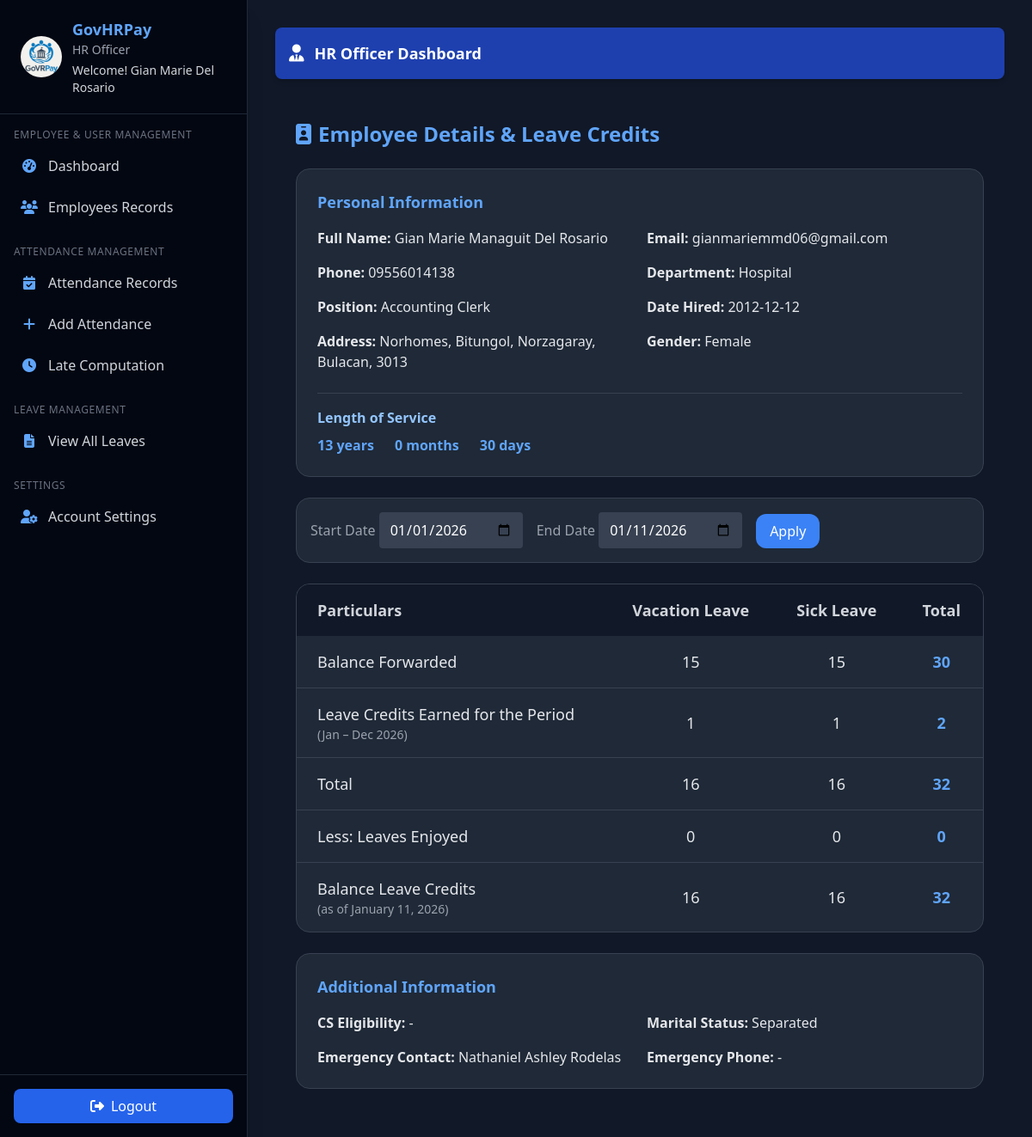
Before: /hr/officer/employee/1/view (signed in) with the older database file.
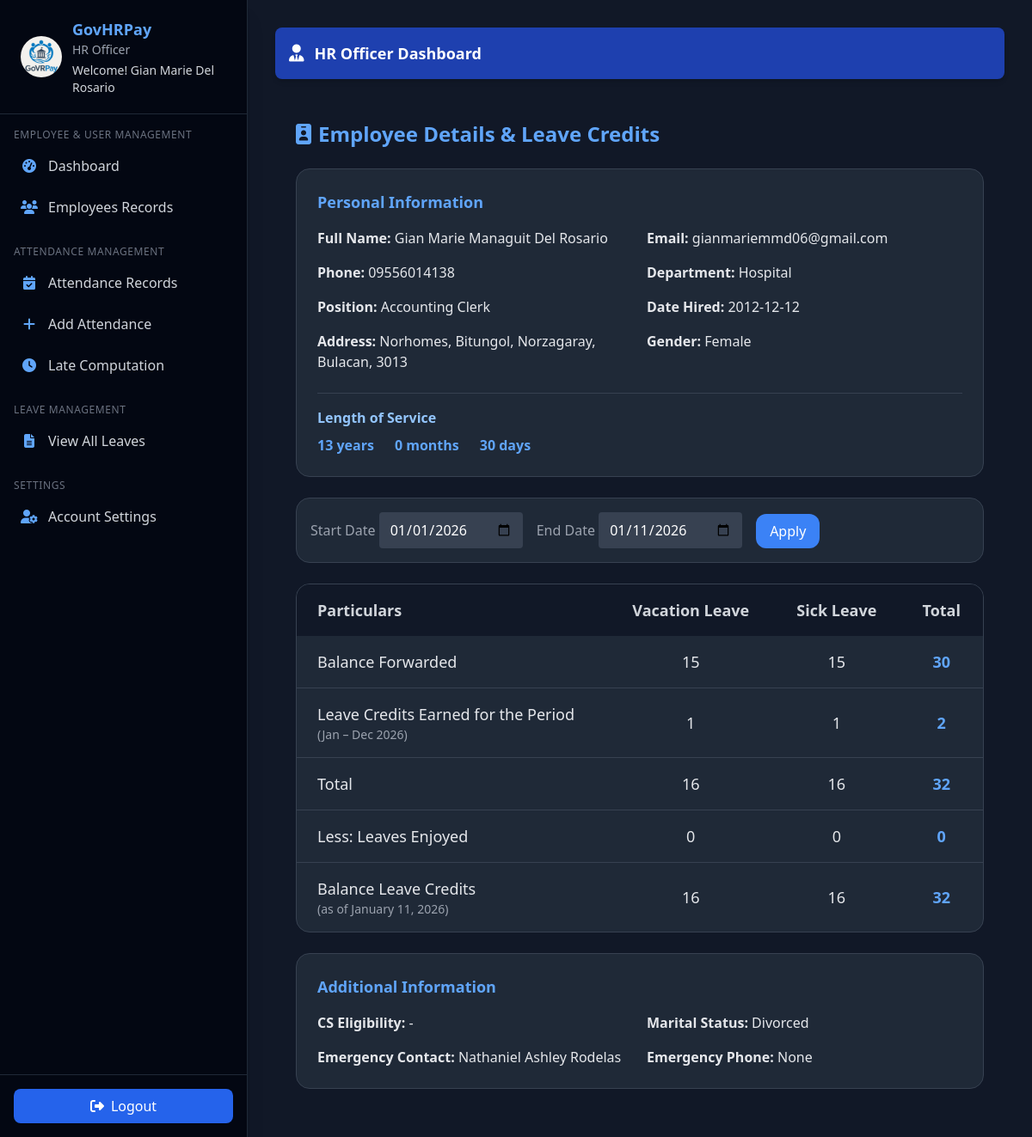
After: the same page with the newer database file.
### hr_system/hr/models/hr_models.py (models this page shows, shortened)
class Employee(db.Model):
    __tablename__ = "employee"
    id = db.Column(db.Integer, primary_key=True)
    employee_id = db.Column(db.String(20), unique=True, nullable=False)
    user_id = db.Column(db.Integer, db.ForeignKey('user.id', name='fk_employee_user_id'), unique=True)
    department_id = db.Column(db.Integer, db.ForeignKey('department.id', name='fk_employee_department_id'))
    position_id = db.Column(db.Integer, db.ForeignKey('position.id', name='fk_employee_position_id'))
    first_name = db.Column(db.String(100), nullable=False)
    last_name = db.Column(db.String(100), nullable=False)
    middle_name = db.Column(db.String(100))
    email = db.Column(db.String(150), unique=True, nullable=False)
    phone = db.Column(db.String(20))
    barangay = db.Column(db.String(100))
    municipality = db.Column(db.String(100))
    province = db.Column(db.String(100))
    postal_code = db.Column(db.String(10))
    street_address = db.Column(db.String(255))
    salary = db.Column(db.Float)
    date_hired = db.Column(db.Date, nullable=False)
    date_of_birth = db.Column(db.Date)
    gender = db.Column(db.String(10))
    marital_status = db.Column(db.String(20))
    emergency_contact = db.Column(db.String(100))
    emergency_phone = db.Column(db.String(20))
    status = db.Column(db.String(20), default="Active")
    archived = db.Column(db.Boolean, default=False)
    archived_at = db.Column(db.DateTime)
    cs_eligibility = db.Column(db.String(50))
    created_at = db.Column(db.DateTime, default=datetime.utcnow)
    updated_at = db.Column(db.DateTime, default=datetime.utcnow, onupdate=datetime.utcnow)
    user = db.relationship("User", back_populates="employee_profile", uselist=False)
    department = db.relationship("Department", back_populates="employees", foreign_keys=[department_id])
    position = db.relationship("Position", back_populates="employees", foreign_keys=[position_id])
    attendances = db.relationship("Attendance", back_populates="employee", lazy=True)
    leaves = db.relationship("Leave", back_populates="employee", lazy=True)
    leave_credits = db.relationship("LeaveCredit", back_populates="employee", lazy=True)
    payrolls = db.relationship("Payroll", back_populates="employee", lazy=True)
    payslips = db.relationship("Payslip", back_populates="employee", lazy=True)
    employee_deductions = db.relationship("EmployeeDeduction", back_populates="employee", lazy=True, cascade="all, delete-orphan")
    employee_allowances = db.relationship("EmployeeAllowance", back_populates="employee", lazy=True, cascade="all, delete-orphan")
    employment_type_id = db.Column(db.Integer, db.ForeignKey("employment_type.id", name="fk_employee_employment_type_id"))
    employment_type = db.relationship("EmploymentType", back_populates="employees", foreign_keys=[employment_type_id])
    deductions = db.relationship(
        "Deduction",
        secondary="employee_deductions",
        viewonly=True,
        lazy="joined"
    )
    allowances = db.relationship(
        "Allowance",
        secondary="employee_allowances",
        viewonly=True,
        lazy="joined"
    )
    def get_full_name(self):
        return f"{self.first_name} {self.middle_name or ''} {self.last_name}".strip()
    def get_full_address(self):
        parts = [self.street_address, self.barangay, self.municipality, self.province, self.postal_code]
        return ', '.join([p for p in parts if p])
    def get_working_duration(self):
        if not self.date_hired:
            return "0 years, 0 months, 0 days"
        today = date.today()
        start = self.date_hired
        years = today.year - start.year
        months = today.month - start.month
        days = today.day - start.day
        if days < 0:
            months -= 1
            from calendar import monthrange
            prev_month = (today.month - 1) or 12
            prev_year = today.year if today.month != 1 else today.year - 1
            days_in_prev_month = monthrange(prev_year, prev_month)[1]
            days += days_in_prev_month
        if months < 0:
            years -= 1
            months += 12
        return f"{years} years, {months} months, {days} days"

### hr_system/hr/routes/hr_officer_routes.py (the view)
@hr_officer_bp.route("/employee/<int:employee_id>/view")
@login_required
def view_employee(employee_id):
    employee = Employee.query.get_or_404(employee_id)
    today = date.today()
    start_date_str = request.args.get("start_date")
    end_date_str = request.args.get("end_date")
    start_date = (
        datetime.strptime(start_date_str, "%Y-%m-%d").date()
        if start_date_str else date(today.year, 1, 1)
    )
    end_date = (
        datetime.strptime(end_date_str, "%Y-%m-%d").date()
        if end_date_str else today
    )
    BASE_VACATION = 15
    BASE_SICK = 15
    months = max(
        (end_date.year - start_date.year) * 12 +
        (end_date.month - start_date.month) + 1,
        0
    )
    earned_vac = months
    earned_sick = months
    used_vac = sum(
        l.days_requested for l in employee.leaves
        if l.status == "Approved"
        and l.leave_type.name.lower() == "vacation"
        and start_date <= l.start_date <= end_date
    )
    used_sick = sum(
        l.days_requested for l in employee.leaves
        if l.status == "Approved"
        and l.leave_type.name.lower() == "sick"
        and start_date <= l.start_date <= end_date
    )
    total_vac = BASE_VACATION + earned_vac
    total_sick = BASE_SICK + earned_sick
    balance_vac = max(total_vac - used_vac, 0)
    balance_sick = max(total_sick - used_sick, 0)
    leave_table = [
        {
            "particulars": "Balance Forwarded",
            "vacation": BASE_VACATION,
            "sick": BASE_SICK,
            "total": BASE_VACATION + BASE_SICK
        },
        {
            "particulars": "Leave Credits Earned for the Period",
            "vacation": earned_vac,
            "sick": earned_sick,
            "total": earned_vac + earned_sick,
            "type": "earned"
        },
        {
            "particulars": "Total",
            "vacation": total_vac,
            "sick": total_sick,
            "total": total_vac + total_sick
        },
        {
            "particulars": "Less: Leaves Enjoyed",
            "vacation": used_vac,
            "sick": used_sick,
            "total": used_vac + used_sick
        },
        {
            "particulars": "Balance Leave Credits",
            "vacation": balance_vac,
            "sick": balance_sick,
            "total": balance_vac + balance_sick,
            "type": "balance"
        },
    ]
    return render_template(
        "hr/officer/officer_employee.html",
        employee=employee,
        leave_table=leave_table,
        start_date=start_date,
        end_date=end_date,
        today=today
    )

### hr_system/hr/__init__.py (called while the page is built)
@login_manager.user_loader
def load_user(user_id):
    return User.query.get(int(user_id))

### hr_system/hr/models/user.py (called while the page is built)
    def get_full_name(self):
        return f"{self.first_name} {self.last_name}"

### templates/hr/officer/officer_employee.html (shortened to what the changed rows need)
{% extends 'hr/officer/officer_base.html' %}
{% block content %}
<main class="p-4 md:p-6 space-y-6">
  <h1 class="text-2xl font-semibold text-blue-400 flex items-center gap-2">
    <i class="fa-solid fa-id-badge"></i>
    Employee Details & Leave Credits
  </h1>
  <div class="bg-gray-800 p-6 rounded-2xl border border-gray-700">
    <h2 class="text-lg font-semibold text-blue-400 mb-4">Personal Information</h2>
    <div class="grid grid-cols-1 md:grid-cols-2 gap-4 text-gray-200 text-base">
      <div><span class="font-semibold">Full Name:</span> {{ employee.get_full_name() }}</div>
      <div><span class="font-semibold">Email:</span> {{ employee.email }}</div>
      <div><span class="font-semibold">Phone:</span> {{ employee.phone or '-' }}</div>
      <div><span class="font-semibold">Department:</span> {{ employee.department.name if employee.department else '-' }}</div>
      <div><span class="font-semibold">Position:</span> {{ employee.position.name if employee.position else '-' }}</div>
      <div>
        <span class="font-semibold">Date Hired:</span>
        {{ employee.date_hired.strftime('%Y-%m-%d') if employee.date_hired else '-' }}
      </div>
      <div><span class="font-semibold">Address:</span> {{ employee.get_full_address() or '-' }}</div>
      <div><span class="font-semibold">Gender:</span> {{ employee.gender or '-' }}</div>
    </div>
        {% set years, months, days = employee.get_working_duration().split(',') %}
  </div>
  <div class="overflow-x-auto bg-gray-800 rounded-2xl border border-gray-700">
    <table class="min-w-full text-lg text-gray-200">
      <thead class="bg-gray-900">
        <tr>
          <th class="px-6 py-4 text-left text-gray-300">Particulars</th>
          <th class="px-6 py-4 text-center text-gray-300">Vacation Leave</th>
          <th class="px-6 py-4 text-center text-gray-300">Sick Leave</th>
          <th class="px-6 py-4 text-center text-gray-300">Total</th>
        </tr>
      </thead>
    </table>
  </div>
  <div class="bg-gray-800 p-6 rounded-2xl border border-gray-700">
    <h2 class="text-lg font-semibold text-blue-400 mb-4">Additional Information</h2>
    <div class="grid grid-cols-1 md:grid-cols-2 gap-4 text-gray-200 text-base">
      <div><span class="font-semibold">CS Eligibility:</span> {{ employee.cs_eligibility or '-' }}</div>
      <div><span class="font-semibold">Marital Status:</span> {{ employee.marital_status or '-' }}</div>
      <div><span class="font-semibold">Emergency Contact:</span> {{ employee.emergency_contact or '-' }}</div>
      <div><span class="font-semibold">Emergency Phone:</span> {{ employee.emergency_phone or '-' }}</div>
    </div>
  </div>
</main>
{% endblock %}

Changed rows visible on the page:
changed Employee "Gian Marie Managuit Del Rosario": marital_status "Separated" → "Divorced"; emergency_phone "-" → "None"
